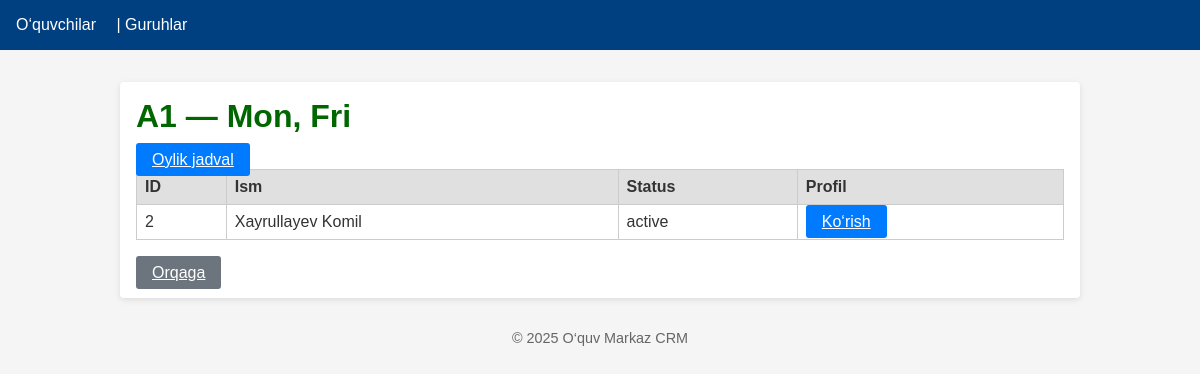
/group/4, run on the app's committed database.
### models.py (models this page shows)
class Group(db.Model):
    __tablename__ = 'group'
    id       = db.Column(db.Integer, primary_key=True)
    name     = db.Column(db.String(50), nullable=False)
    schedule = db.Column(db.String(100))
    attendances = db.relationship(
        'Attendance',
        backref='group',
        lazy='dynamic',
        cascade='all, delete-orphan',
        passive_deletes=True
    )
    homeworks = db.relationship(
        'Homework',
        backref='group',
        lazy='dynamic',
        cascade='all, delete-orphan',
        passive_deletes=True
    )

class Student(db.Model):
    __tablename__ = 'student'
    id          = db.Column(db.Integer, primary_key=True)
    fullname    = db.Column(db.String(100), nullable=False)
    parent_name = db.Column(db.String(100))
    phone1      = db.Column(db.String(20))
    phone2      = db.Column(db.String(20))
    phone3      = db.Column(db.String(20))
    status      = db.Column(db.String(20), default='active')
    join_date   = db.Column(db.Date)
    payment_day = db.Column(db.Integer)
    comments    = db.Column(db.Text)
    groups = db.relationship(
        'Group',
        secondary=student_group,
        backref=db.backref('students', lazy='select'),   # ← change here!
        passive_deletes=True
    )
    attendances = db.relationship(
        'Attendance',
        backref='student',
        lazy='dynamic',
        cascade='all, delete-orphan',
        passive_deletes=True
    )
    homeworks = db.relationship(
        'Homework',
        backref='student',
        lazy='dynamic',
        cascade='all, delete-orphan',
        passive_deletes=True
    )

### app.py (the view)
@app.route('/group/<int:group_id>')
def group_detail(group_id):
    group    = Group.query.get_or_404(group_id)
    students = group.students
    return render_template(
        'group_detail.html',
        group    = group,
        students = students
    )

### app.py (called while the page is built)
@app.context_processor
def inject_current_year():
    return {'current_year': date.today().year}

### templates/group_detail.html (shortened to what this page needs)
{% extends "base.html" %}
{% block head_css %}
<link rel="stylesheet" href="{{ url_for('static', filename='css/groups.css') }}">
{% endblock %}
{% block content %}
<h1>{{ group.name }} — {{ group.schedule }}</h1>
<a href="{{ url_for('attendance_matrix', group_id=group.id) }}" class="btn-primary">Oylik jadval</a>
<table class="data-table">
  <thead><tr><th>ID</th><th>Ism</th><th>Status</th><th>Profil</th></tr></thead>
  <tbody>
    {% for s in students %}
    <tr>
      <td>{{ s.id }}</td>
      <td>{{ s.fullname }}</td>
      <td>{{ s.status }}</td>
      <td><a href="{{ url_for('student_detail', id=s.id) }}" class="btn-primary">Ko‘rish</a></td>
    </tr>
    {% endfor %}
  </tbody>
</table>
<a href="{{ url_for('groups') }}" class="btn-secondary">Orqaga</a>
{% endblock %}

### static/css/base.css (style rules this page uses)
* { margin:0;padding:0;box-sizing:border-box }
body { font-family:Arial,sans-serif;background:#f5f5f5;color:#333 }
.data-table { width:100%;border-collapse:collapse;margin-bottom:1.5rem }
.data-table th,.data-table td { border:1px solid #ccc;padding:0.5rem;text-align:left }
.data-table th { background:#e0e0e0 }
.btn-primary { background:#007bff;color:#fff;border:none;padding:.5rem 1rem;border-radius:3px;cursor:pointer }
.btn-secondary { background:#6c757d;color:#fff;border:none;padding:.5rem 1rem;border-radius:3px;cursor:pointer }

### static/css/groups.css (style rules this page uses)
h1 { color:#006600;margin-bottom:1rem }

### data on the page
Group: name "A1", schedule "Mon, Fri"
Student: id "2", fullname "Xayrullayev Komil", status "active"
